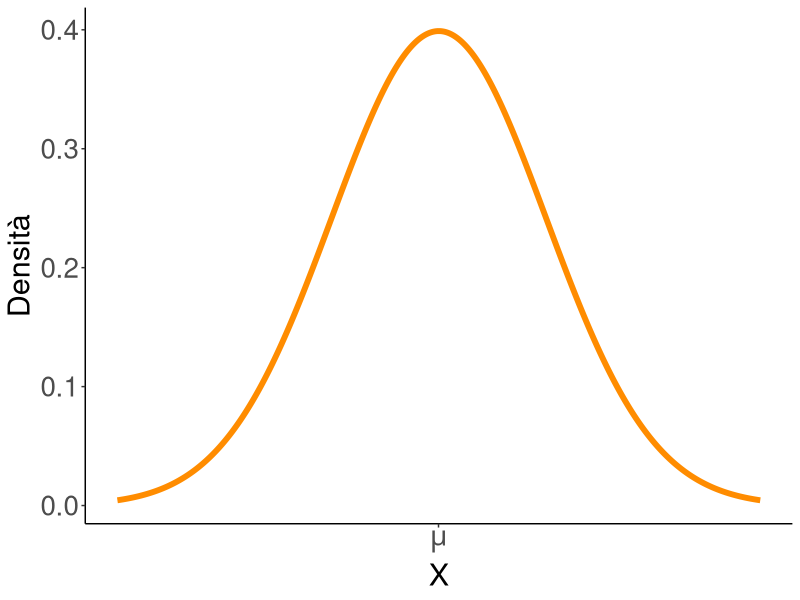
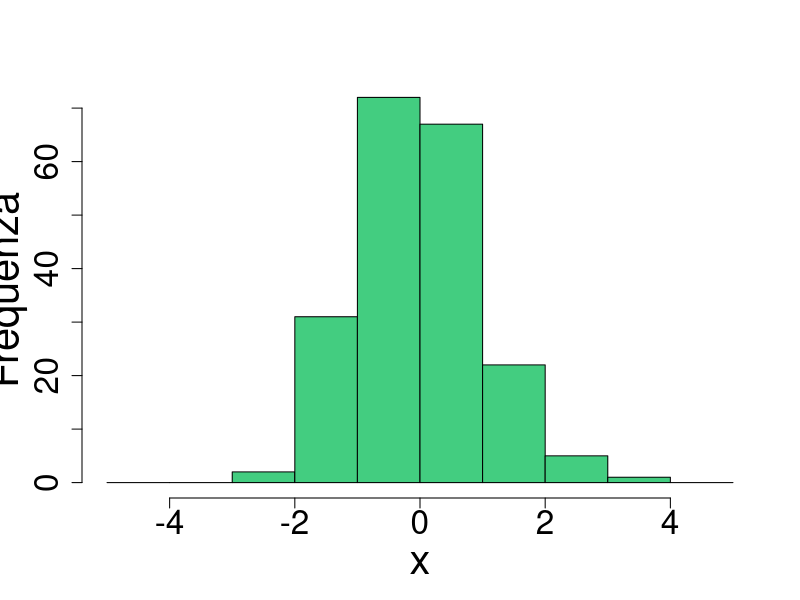
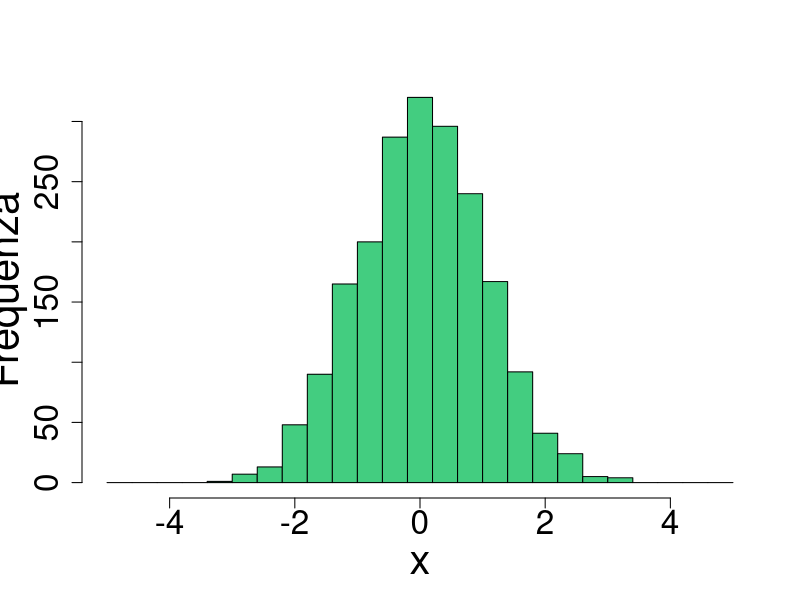
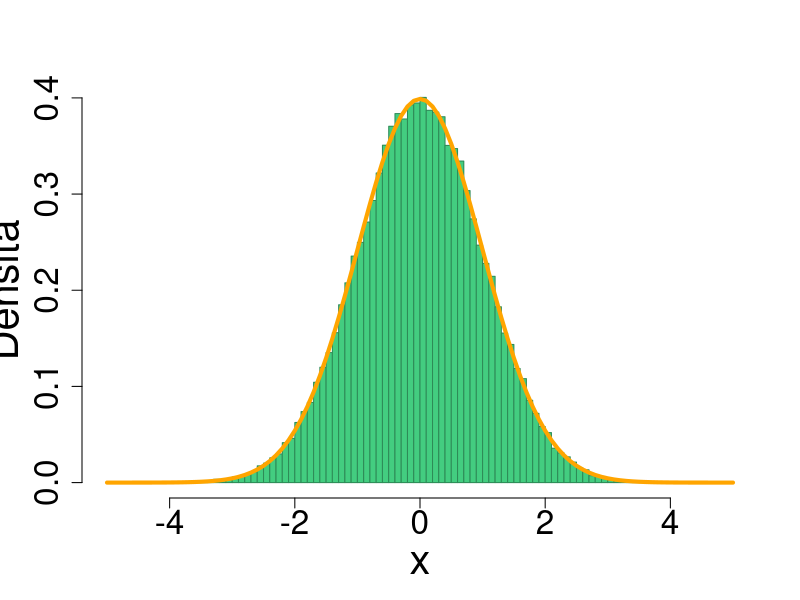
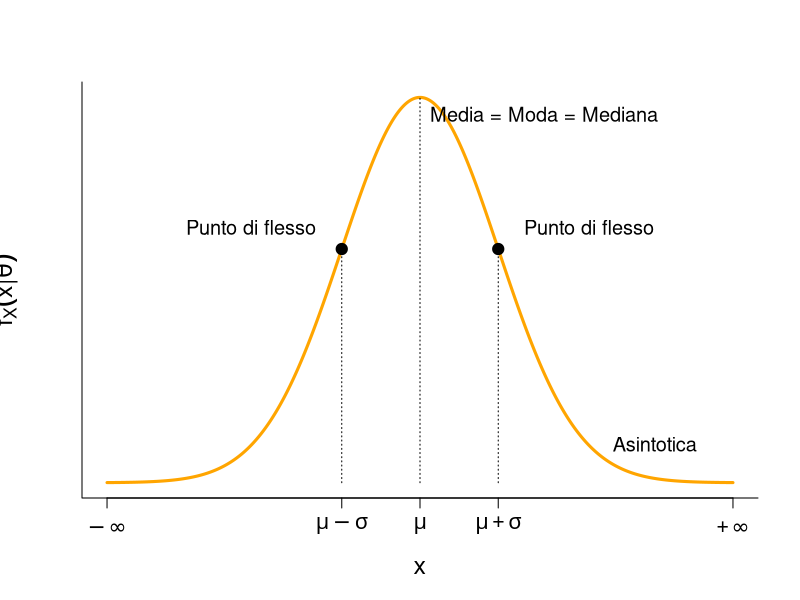
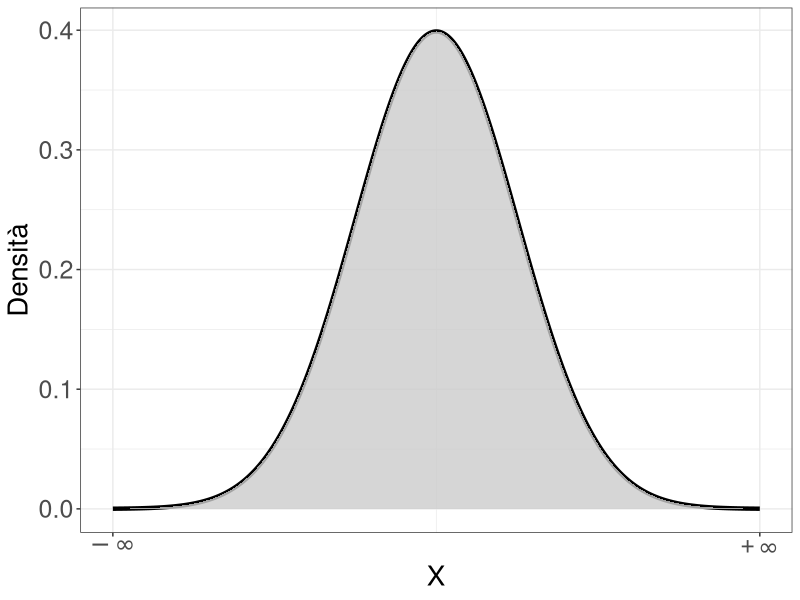
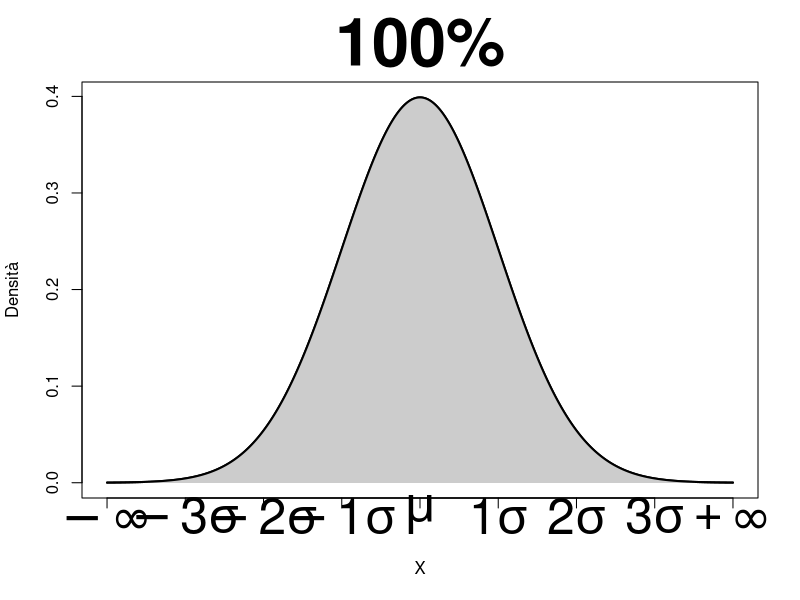
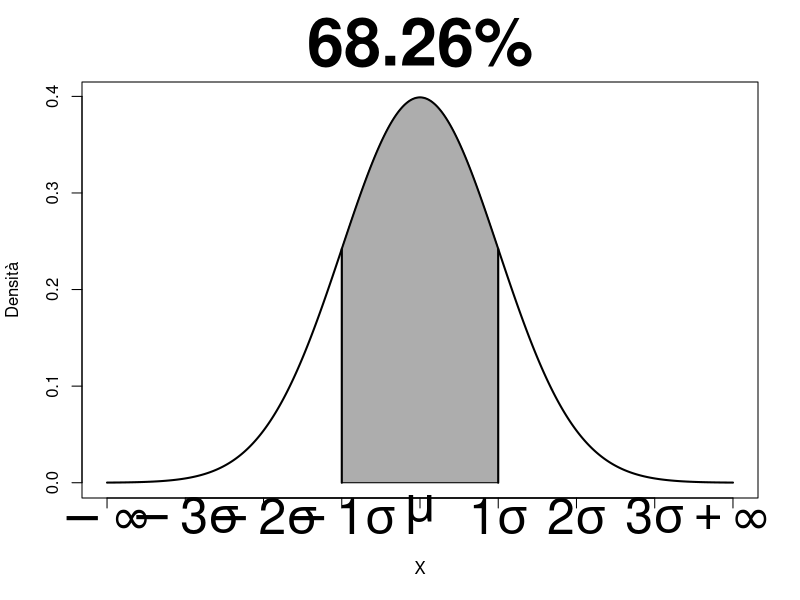

Source code (R) for these figures, in order:
## ---- chunk 1
#| echo: false
#| fig-align: center
#| out-width: 50%
library(ggplot2)
data = data.frame(x = seq(-3,3, length.out = 1000), 
                  dx = dnorm(seq(-3,3, length.out = 1000))) 
mu <- data$x[which.max(data$dx)]   # nella normale media e moda coincidono

ggplot(data, 
       aes(x = x, y = dx)) + geom_line(linewidth = 2, col = "darkorange") + 
  theme_classic() + ylab("Densità") + xlab("X") +
  scale_x_continuous(breaks = mu, labels = expression(mu)) + 
  theme(axis.text = element_text(size = 20), 
        axis.title = element_text(size = 22))

## ---- chunk 2
#| echo: false
#| label: fig-hist
#| layout-ncol: 3
#| fig-subcap:
#|   - "Distribuzione di frequenza"
#|   - "Intervalli più piccoli, $n$ più grande"
#|   - "Si ottiene una curva..."
set.seed(123)
dat_sim <- rnorm(1e5)
hist(dat_sim[1:200], breaks = seq(-5, 5, by = 1),
     col = "seagreen3", main = "", xlab = "x", ylab = "Frequenza",
     cex.axis = 2, cex.lab = 2.5)
hist(dat_sim[1:2000], breaks = seq(-5, 5, by = .4),
     col = "seagreen3", main = "", xlab = "x", ylab = "Frequenza",
     cex.axis = 2, cex.lab = 2.5)
hist(dat_sim, breaks = seq(-5, 5, by = .1), freq = FALSE,
     col = "seagreen3", border = "seagreen4", main = "", xlab = "x",
     ylab = "Densità", cex.axis = 2, cex.lab = 2.5)
curve(dnorm(x), add = TRUE, lwd = 4, col = "orange")
## ---- chunk 3
#| echo: false
#| fig-align: center
#| out-width: 90%

xx <- seq(-4, 4, length.out = 1000)
plot(xx, dnorm(xx), type = "l", lwd = 3, col = "orange",
     xaxt = "n", yaxt = "n", xlab = "x", ylab = expression(f[X](x*"|"*theta)),
     cex.lab = 1.5, bty = "l")
axis(1, at = c(-4, -1, 0, 1, 4),
     labels = c(expression(-infinity), expression(mu - sigma), expression(mu),
                expression(mu + sigma), expression(+infinity)), cex.axis = 1.3)
segments(c(-1, 0, 1), 0, c(-1, 0, 1), dnorm(c(-1, 0, 1)), lty = 3)
points(c(-1, 1), dnorm(c(-1, 1)), pch = 19, cex = 1.5)
text(1.2, dnorm(1) + .02, "Punto di flesso", pos = 4, cex = 1.2)
text(-1.2, dnorm(1) + .02, "Punto di flesso", pos = 2, cex = 1.2)
text(0, dnorm(0) - .02, "Media = Moda = Mediana", pos = 4, cex = 1.2)
text(3, .04, "Asintotica", cex = 1.2)
## ---- chunk 4
#| echo: false
#| fig-align: center
#| out-width: 50%
library(ggplot2)
x=seq(-4,4, length.out=1000)
dx = dnorm(x)
myd = data.frame(x, dx)

ggplot(myd, 
       aes(x = x, y = dx)) + 
  geom_line(linewidth = 1.5) +  geom_area(fill = "grey80", alpha = 0.8) +
  theme_bw() + xlab("X") + ylab("Densità") + 
    scale_x_continuous(
    breaks = c(min(myd$x), max(myd$x)),
    labels = c(expression(-infinity), expression(+infinity))
  ) + 
  theme(axis.title = element_text(size = 20), 
        axis.text = element_text(size = 18))
## ---- chunk 5
#| echo: false
#| layout-ncol: 2
#| layout-nrow: 2
plot(x, dx, type = "l", lwd = 2, col = "black",
     xlab = "X", ylab = "Densità", 
     xaxt = "n", main = "100%", cex.main = 4)   # nasconde i valori sull'asse x

# Area grigia sotto la curva
polygon(c(x, rev(x)), c(dx, rep(0, length(dx))), 
        col = "grey80", border = NA)

# Ridisegno della curva sopra l'area
lines(x, dx, lwd = 2)

# Aggiunta delle etichette -∞ e +∞ agli estremi
axis(1, at = c(min(x), max(x)), 
     labels = c(expression(-infinity), expression(+infinity)), cex.axis = 3)
axis(1, at = seq(-3, 3, by = 1),
     labels = c(expression(-3*sigma), 
       expression(-2*sigma), 
                expression(-1*sigma), 
                expression(mu),
                expression(1*sigma), 
                expression(2*sigma), 
       expression(3*sigma)), 
     cex.axis = 3)

plot(x, dx, type = "l", lwd = 2, col = "black",
     xlab = "X", ylab = "Densità", 
     xaxt = "n", main = "68.26%", cex.main = 4)   # nasconde i valori sull'asse x

# Area grigia sotto la curva
polygon(c(-1, x[x >= -1 & x <= 1],1),
        c(0, dx[x >= -1 & x <= 1], 0),col= rgb(.2,.2,.2,alpha=.4))
segments(-1, 0, -1, dnorm(-1), lwd = 2)
segments(1, 0, 1, dnorm(1), lwd = 2)

# Aggiunta delle etichette -∞ e +∞ agli estremi
axis(1, at = c(min(x), max(x)), 
     labels = c(expression(-infinity), expression(+infinity)), cex.axis = 3)
axis(1, at = seq(-3, 3, by = 1),
     labels = c(expression(-3*sigma), 
       expression(-2*sigma), 
                expression(-1*sigma), 
                expression(mu),
                expression(1*sigma), 
                expression(2*sigma), 
       expression(3*sigma)), 
     cex.axis = 3)

plot(x, dx, type = "l", lwd = 2, col = "black",
     xlab = "X", ylab = "Densità", 
     xaxt = "n", main = "95.45%", cex.main = 4)   # nasconde i valori sull'asse x

# Area grigia sotto la curva
polygon(c(-2, x[x >= -2 & x <= 2],2),
        c(0, dx[x >= -2 & x <= 2], 0),col= rgb(.2,.2,.2,alpha=.4))
segments(-2, 0, -2, dnorm(-2), lwd = 2)
segments(2, 0, 2, dnorm(2), lwd = 2)

# Aggiunta delle etichette -∞ e +∞ agli estremi
axis(1, at = c(min(x), max(x)), 
     labels = c(expression(-infinity), expression(+infinity)), cex.axis = 3)
axis(1, at = seq(-3, 3, by = 1),
     labels = c(expression(-3*sigma), 
       expression(-2*sigma), 
                expression(-1*sigma), 
                expression(mu),
                expression(1*sigma), 
                expression(2*sigma), 
       expression(3*sigma)), 
     cex.axis = 3)
plot(x, dx, type = "l", lwd = 2, col = "black",
     xlab = "X", ylab = "Densità", 
     xaxt = "n", main = "99.73%", cex.main = 4)   # nasconde i valori sull'asse x

# Area grigia sotto la curva
polygon(c(-3, x[x >= -3 & x <= 3],2),
        c(0, dx[x >= -3 & x <= 3], 0),col= rgb(.2,.2,.2,alpha=.4))
segments(-3, 0, -3, dnorm(-3), lwd = 2)
segments(3, 0, 3, dnorm(3), lwd = 2)

# Aggiunta delle etichette -∞ e +∞ agli estremi
axis(1, at = c(min(x), max(x)), 
     labels = c(expression(-infinity), expression(+infinity)), cex.axis = 3)
axis(1, at = seq(-3, 3, by = 1),
     labels = c(expression(-3*sigma), 
       expression(-2*sigma), 
                expression(-1*sigma), 
                expression(mu),
                expression(1*sigma), 
                expression(2*sigma), 
       expression(3*sigma)), 
     cex.axis = 3)
## ---- chunk 6
#| echo: false
#| out-width: 50%
#| fig-align: center
#| fig-cap: "$\\Pr[X > x_1] = \\int_{x_1}^{+\\infty} f_X(x|\\theta)\\,dx = 1 - F_X(x_1|\\theta)$"

xx <- seq(-4, 4, length.out = 1000)
plot(xx, dnorm(xx), type = "l", lwd = 3, xaxt = "n", yaxt = "n",
     xlab = "x", ylab = expression(f[X](x*"|"*theta)), cex.lab = 2.5, bty = "l")
sel <- xx >= -0.8
polygon(c(-0.8, xx[sel], 4), c(0, dnorm(xx[sel]), 0), col = "turquoise", border = NA)
lines(xx, dnorm(xx), lwd = 3)
axis(1, at = -0.8, labels = expression(x[1]), cex.axis = 3)


## ---- chunk 7
#| echo: false
#| layout-ncol: 2
#| fig-cap: "Stessa media, diversa SD"
#| label: fig-Norm1
#| fig-subcap: 
#|    - "Densità"
#|    - "Cumulata"

mysd = c(2, 3, 6)
mycol = c("seagreen","royalblue", "orange", "orchid")
plot(x, dnorm(x, 0, 1), type = "l", lwd = 2,
     ylab = "f(x)", cex.axis=2, cex.labs = 2, main = expression(paste(mu, " = 0")), cex.main = 4)
for (i in 1:length(mysd)) {
  lines(x, dnorm(x, 0, mysd[i]), 
        col = mycol[i], lwd = 2)
}
legend("topleft", 
       fill = c( mycol[-length(mycol)]), 
       legend = c(paste("sd = ", mysd)), cex = 2)

plot(x, pnorm(x, 0, 1), type = "l", lwd = 2,
     ylab = "f(x)", cex.axis=2, cex.labs = 2, main = expression(paste(mu, " = 0")), cex.main = 4)
for (i in 1:length(mysd)) {
  lines(x, pnorm(x, 0, mysd[i]), 
        col = mycol[i], lwd = 2)
}
legend("topleft", 
       fill = c( mycol[-length(mycol)]), 
       legend = c(paste("sd = ", mysd)), cex = 2)
abline(h = .50, lty = 2, col = "firebrick")
segments(0, 0,x1=0, y1 = .50, lty =2, col = "firebrick")
## ---- chunk 8
#| echo: false
#| layout-ncol: 2
#| label: fig-Norm2
#| fig-cap: "Stessa SD, media diversa"
#| fig-subcap: 
#|    - "Densità"
#|    - "Cumulata"

mymean = c(-2, 1, 3)
mycol = c("seagreen","royalblue", "orange", "orchid")
plot(x, dnorm(x, 0, 1), type = "l", lwd = 2,
     ylab = "f(x)", cex.axis=2, cex.labs = 2, main = expression(paste(sigma, " = 1")), cex.main = 4)
for (i in 1:length(mymean)) {
  lines(x, dnorm(x, mymean[i], 1), 
        col = mycol[i], lwd = 2)
}
legend("topleft", 
       fill = c( mycol[-length(mycol)]), 
       legend = c(paste("M = ", mymean)), cex = 2)

plot(x, pnorm(x, 0, 1), type = "l", lwd = 2,
     ylab = "f(x)", cex.axis=2, cex.labs = 2, main = expression(paste(sigma, " = 1")), cex.main = 4)
for (i in 1:length(mymean)) {
  lines(x, pnorm(x, mymean[i], 1), 
        col = mycol[i], lwd = 2)
}
legend("topleft", 
       fill = c( mycol[-length(mycol)]), 
       legend = c(paste("M = ", mymean)), cex = 2)
abline(h = .50, lty = 2, col = "firebrick")
segments(c(-2,0,1,3), 0,x1=c(-2,0,1,3), y1 = .50, lty =2, col =  c("seagreen", "black","royalblue", "orange", "orchid"))
## ---- chunk 9
#| echo: false
#| fig-align: center
#| out-width: 60%
zz <- seq(-3.5, 3.5, length.out = 1000)
par(mar = c(7, 4, 2, 2))
plot(zz, dnorm(zz), type = "l", lwd = 3, xaxt = "n", yaxt = "n",
     xlab = "", ylab = "", bty = "n")
cols_area <- c("khaki", "slateblue1", "aquamarine3", "aquamarine3", "slateblue1", "khaki")
lims <- -3:3
for (i in 1:6) {
  sel <- zz >= lims[i] & zz <= lims[i + 1]
  polygon(c(lims[i], zz[sel], lims[i + 1]), c(0, dnorm(zz[sel]), 0),
          col = cols_area[i], border = NA)
}
lines(zz, dnorm(zz), lwd = 3)
axis(1, at = -3:3, labels = c(-3, -2, -1, 0, "+1", "+2", "+3"),
     cex.axis = 1.3, line = 0)
mtext("z", side = 1, at = 3.6, line = 1, cex = 1.5)
axis(1, at = -3:3,
     labels = c(expression(mu - 3*sigma), expression(mu - 2*sigma),
                expression(mu - sigma), expression(mu),
                expression(mu + sigma), expression(mu + 2*sigma),
                expression(mu + 3*sigma)),
     cex.axis = 1.3, line = 3)
mtext("x", side = 1, at = 3.6, line = 4, cex = 1.5)
## ---- chunk 10
#| echo: false
z_righe <- seq(0, 1.9, by = .1)
z_col <- seq(0, .09, by = .01)
tab_z <- outer(z_righe, z_col, function(a, b) pnorm(a + b) - .5)
tab_z <- formatC(tab_z, format = "f", digits = 4)
tab_z <- data.frame(z = formatC(z_righe, format = "f", digits = 1), tab_z)
knitr::kable(tab_z, col.names = c("$z$", paste0(".0", 0:9)),
             escape = FALSE, align = "c", row.names = FALSE)
## ---- chunk 11
#| echo: false
#| fig-align: center
#| out-width: 80%
myx = seq(-3, 3, length.out = 1000)
mydx = dnorm(myx)

plot(myx, mydx, type = "l", lwd = 3)
polygon(c(myx[myx <= 1.85], 1.85), 
        c(mydx[myx <= 1.85], 0), col = "lightblue")
points(1.85, 0, pch = 4, col = "red", cex = 2, lwd = 3)
## ---- chunk 12
pnorm(1.85)
## ---- chunk 13
#| echo: false
#| fig-align: center
#| out-width: 80%
myx = seq(-3, 3, length.out = 1000)
mydx = dnorm(myx)

plot(myx, mydx, type = "l", lwd = 3)
polygon(c(myx[myx <= qnorm(.275)], qnorm(.275)), 
        c(mydx[myx <= qnorm(.275)], 0), col = "lightblue")
points(qnorm(.275), 0, pch = 4, col = "red", cex = 2, lwd = 3)
## ---- chunk 14
qnorm(.275)
## ---- chunk 15
#| echo: false
#| fig-align: center
#| out-width: 70%
plot(x, dnorm(x), lty = 4, col = "red", type = "l",xaxt = "n", lwd = 2, ylab = "f(x)", xlab = "x", 
     cex.lab = 2)
lines(x, dt(x, df = 5), lwd =2, col ="royalblue")
legend("topleft", col = c("red", "royalblue"), lty = c(2,1), 
       legend = c("t di Student (df = 5)", "Normale standard"), 
       cex = 1.2, bty = "n")
axis(1, at = c(min(x),0, max(x)), 
     labels = c(expression(-infinity),0, expression(+infinity)), cex.axis = 3)
## ---- chunk 16
#| echo: false
#| fig-align: center
#| out-width: 70%
plot(x,dt(x, df = 5), col ="royalblue", type = "l", lwd = 2, ylab = "f(x)", xlab = "x", cex.lab = 2, main = "df = 5", cex.main = 2)
polygon(x, dt(x, df=5), col = rgb(0.5,0.5, 0.5, alpha = .30))
## ---- chunk 17
#| echo: false
#| layout-ncol: 2
#| fig-cap: "$\\theta = df$, $\\Theta = R^+$"
#| fig-subcap: 
#|  - "Densità"
#|  - "Cumulata"
mydf = c(3,6,8)
plot(x, dt(x, 1), type = "l", lwd = 2, 
     ylab = "f(x)", cex.axis = 2, ylim= c(0, 0.5))

for (i in 1:length(mydf)) {
  lines(x, dt(x, mydf[i]), col = mycol[i])
}
legend("topleft", 
       fill = c( mycol[-length(mycol)]), 
       legend = c(paste("df = ", mydf)), cex = 2)

plot(x, pt(x, 1), type = "l", lwd = 2, 
     ylab = "F(x)", cex.axis = 2)

for (i in 1:length(mydf)) {
  lines(x, pt(x, mydf[i]), col = mycol[i])
}
legend("topleft", 
       fill = c( mycol[-length(mycol)]), 
       legend = c(paste("df = ", mydf)), cex = 2)
## ---- chunk 18
#| echo: false
#| layout-ncol: 2
#| label: fig-chi
#| fig-cap: "$\\theta = df$, $\\Theta = R^+$"
#| fig-subcap: 
#|  - "Densità"
#|  - "Cumulata"
mydf = c(2,4,9)
x = seq(0, 15, length.out= 1000)
plot(x, dchisq(x, 1), type = "l", lwd = 2, 
     ylab = "f(x)", cex.axis = 2, ylim = c(0,0.5))

for (i in 1:length(mydf)) {
  lines(x, dchisq(x, mydf[i]), col = mycol[i], lwd = 2)
}
legend("topright", 
       fill = c( mycol[-length(mycol)]), 
       legend = c(paste("df = ", mydf)), cex = 2)

plot(x, pchisq(x, 1), type = "l", lwd = 2, 
     ylab = "F(x)", cex.axis = 2)

for (i in 1:length(mydf)) {
  lines(x, pchisq(x, mydf[i]), col = mycol[i], lwd = 2)
}
legend("bottomright", 
       fill = c( mycol[-length(mycol)]), 
       legend = c(paste("df = ", mydf)), cex = 2)
